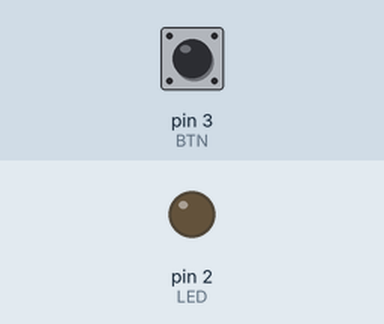
Recording of a sketch running on a simulated Arduino Uno, built with avr-gcc and run on an emulated ATmega328P. Parts: output pins drawn as LEDs (lit = HIGH). The inputs (shaded band) are chosen by the test bench; at power-on: pin 3 (BTN) HIGH.

Above: at 1.2 s.
1.3 s: pin 3 (BTN) pulled LOW for 0.15 s
At 1.37 s:
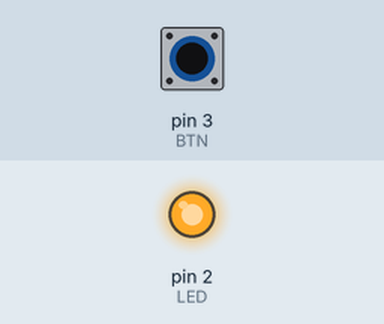
2.9 s: pin 3 (BTN) pulled LOW for 3.2 s
At 7.2 s:
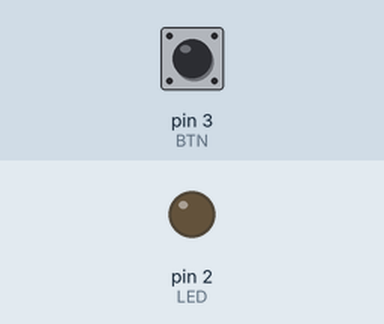
Timing chart, 0 to 8.7 s (numbered marks = the images above; inputs shaded):
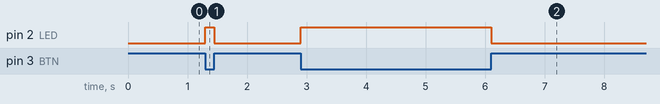

The sketch:

exp13_push_button_led.ino
```cpp
const int LED = 2;   // LED output pin
const int BTN = 3;   // Push button input pin (active-LOW with INPUT_PULLUP)

void setup() {
  pinMode(LED, OUTPUT);
  pinMode(BTN, INPUT_PULLUP);
}

void loop() {
  if (digitalRead(BTN) == LOW) {
    digitalWrite(LED, HIGH);   // Button pressed: LED ON
  } else {
    digitalWrite(LED, LOW);    // Button released: LED OFF
  }
}
```

Measured:
- after the input at 1.3 s, pin 2 (LED): LOW → HIGH at once, → LOW 0.15 s later
- after the input at 2.9 s, pin 2 (LED): LOW → HIGH at once, → LOW 3.2 s later
